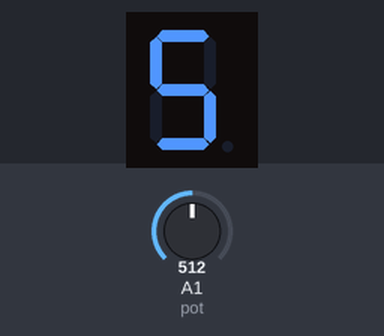
The sketch below on a simulated Arduino Uno, built with avr-gcc and run on an emulated ATmega328P. Parts: 1-digit seven-segment display. Wiring (inferred from the names in the program): 1-digit 7-segment display, segments lit when HIGH: segments pin 10, pin 9, pin 8, pin 7, pin 6, pin 5, pin 4. The inputs (shaded band) are chosen by the test bench; at power-on: A1 (pot) = 512. The segment pins are drawn as the display they are named for; what the sketch prints to the serial monitor is not drawn.

Above: at 1.2 s.
1.3 s: A1 (pot) set to 716
At 2.5 s:
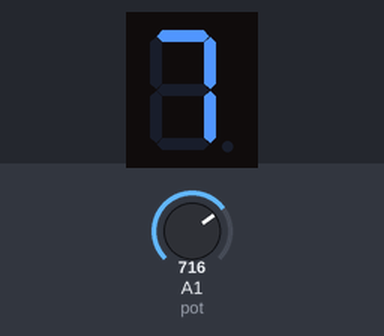
2.8 s: A1 (pot) set to 900
At 3.8 s:
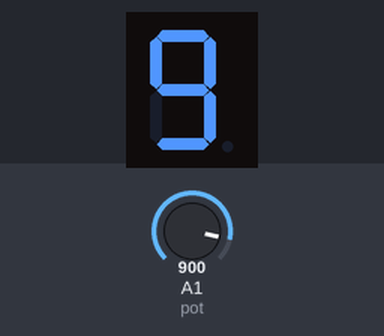
4.3 s: A1 (pot) set to 306
At 5.0 s:
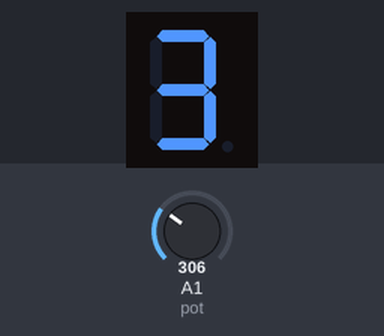
Timing chart, 0 to 7.3 s (numbered marks = the images above; inputs shaded):
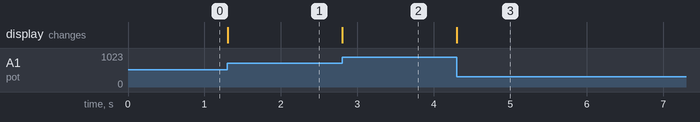

The sketch:

tugas_1.ino
```cpp
int a=10;
int b=9; //C:\\Users\\USER\\AppData\\Local\\Temp\\arduino_build_328035/tugas_1.ino.hex
int c=8;
int d=7;
int e=6;
int f=5;
int g=4;
int pot=A1;
void setup() {
  Serial.begin(9600);
  pinMode(a, OUTPUT);
  pinMode(b, OUTPUT);
  pinMode(c, OUTPUT);
  pinMode(d, OUTPUT);
  pinMode(e, OUTPUT);
  pinMode(f, OUTPUT);
  pinMode(g, OUTPUT);

}

void loop() {
  int data = analogRead(pot)/100;

  Serial.println(data);
  if (data == 0){


      digitalWrite(a,HIGH);
      digitalWrite(b,HIGH);
      digitalWrite(c,HIGH);
      digitalWrite(d,HIGH);
      digitalWrite(e,HIGH);
      digitalWrite(f,HIGH);
      digitalWrite(g,LOW);
  }

  if (data == 1){


      digitalWrite(a,LOW);
      digitalWrite(b,HIGH);
      digitalWrite(c,HIGH);
      digitalWrite(d,LOW);
      digitalWrite(e,LOW);
      digitalWrite(f,LOW);
      digitalWrite(g,LOW);
  }

    if (data == 2){


      digitalWrite(a,HIGH);
      digitalWrite(b,HIGH);
      digitalWrite(c,LOW);
      digitalWrite(d,HIGH);
      digitalWrite(e,HIGH);
      digitalWrite(f,LOW);
      digitalWrite(g,HIGH);
    }

     if (data == 3){


      digitalWrite(a,HIGH);
      digitalWrite(b,HIGH);
      digitalWrite(c,HIGH);
      digitalWrite(d,HIGH);
      digitalWrite(e,LOW);
      digitalWrite(f,LOW);
      digitalWrite(g,HIGH);

     }
    if (data == 4){


      digitalWrite(a,LOW);
      digitalWrite(b,HIGH);
      digitalWrite(c,HIGH);
      digitalWrite(d,LOW);
      digitalWrite(e,LOW);
      digitalWrite(f,HIGH);
      digitalWrite(g,HIGH);

    }
    if (data == 5){


      digitalWrite(a,HIGH);
      digitalWrite(b,LOW);
      digitalWrite(c,HIGH);
      digitalWrite(d,HIGH);
      digitalWrite(e,LOW);
      digitalWrite(f,HIGH);
      digitalWrite(g,HIGH);

    }
    if (data == 6){


      digitalWrite(a,HIGH);
      digitalWrite(b,LOW);
      digitalWrite(c,HIGH);
      digitalWrite(d,HIGH);
      digitalWrite(e,HIGH);
      digitalWrite(f,HIGH);
      digitalWrite(g,HIGH);

    }

    if (data == 7){


      digitalWrite(a,HIGH);
      digitalWrite(b,HIGH);
      digitalWrite(c,HIGH);
      digitalWrite(d,LOW);
      digitalWrite(e,LOW);
      digitalWrite(f,LOW);
      digitalWrite(g,LOW);


    }
   if (data == 8){


      digitalWrite(a,HIGH);
      digitalWrite(b,HIGH);
      digitalWrite(c,HIGH);
      digitalWrite(d,HIGH);
      digitalWrite(e,HIGH);
      digitalWrite(f,HIGH);
      digitalWrite(g,HIGH);

   }

    if (data == 9){


      digitalWrite(a,HIGH);
      digitalWrite(b,HIGH);
      digitalWrite(c,HIGH);
      digitalWrite(d,HIGH);
      digitalWrite(e,LOW);
      digitalWrite(f,HIGH);
      digitalWrite(g,HIGH);

    }

}
```

Measured:
- after the input at 1.3 s, the display: changes at once (image 1)
- after the input at 2.8 s, the display: changes at once (image 2)
- after the input at 4.3 s, the display: changes at once (image 3)
